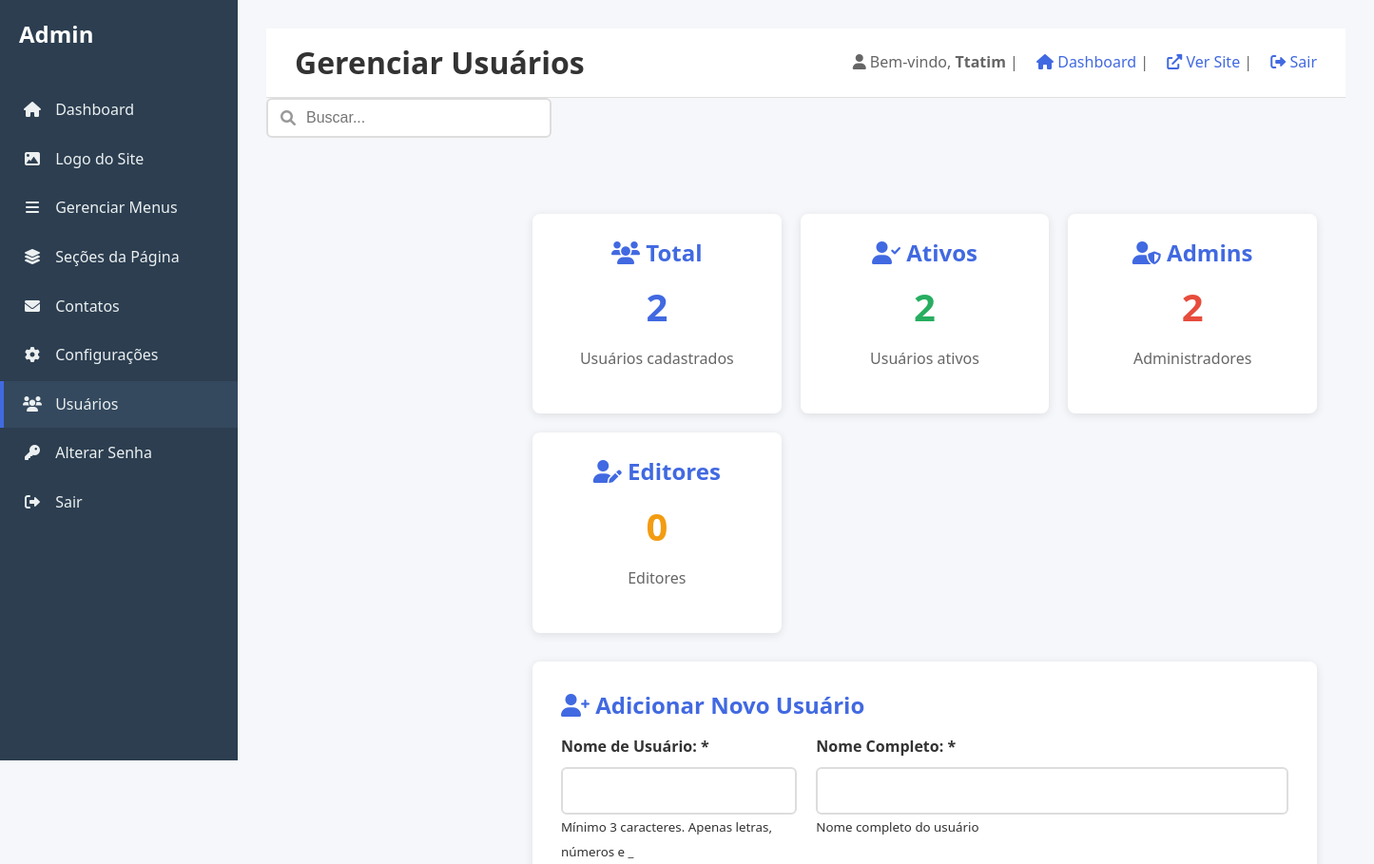
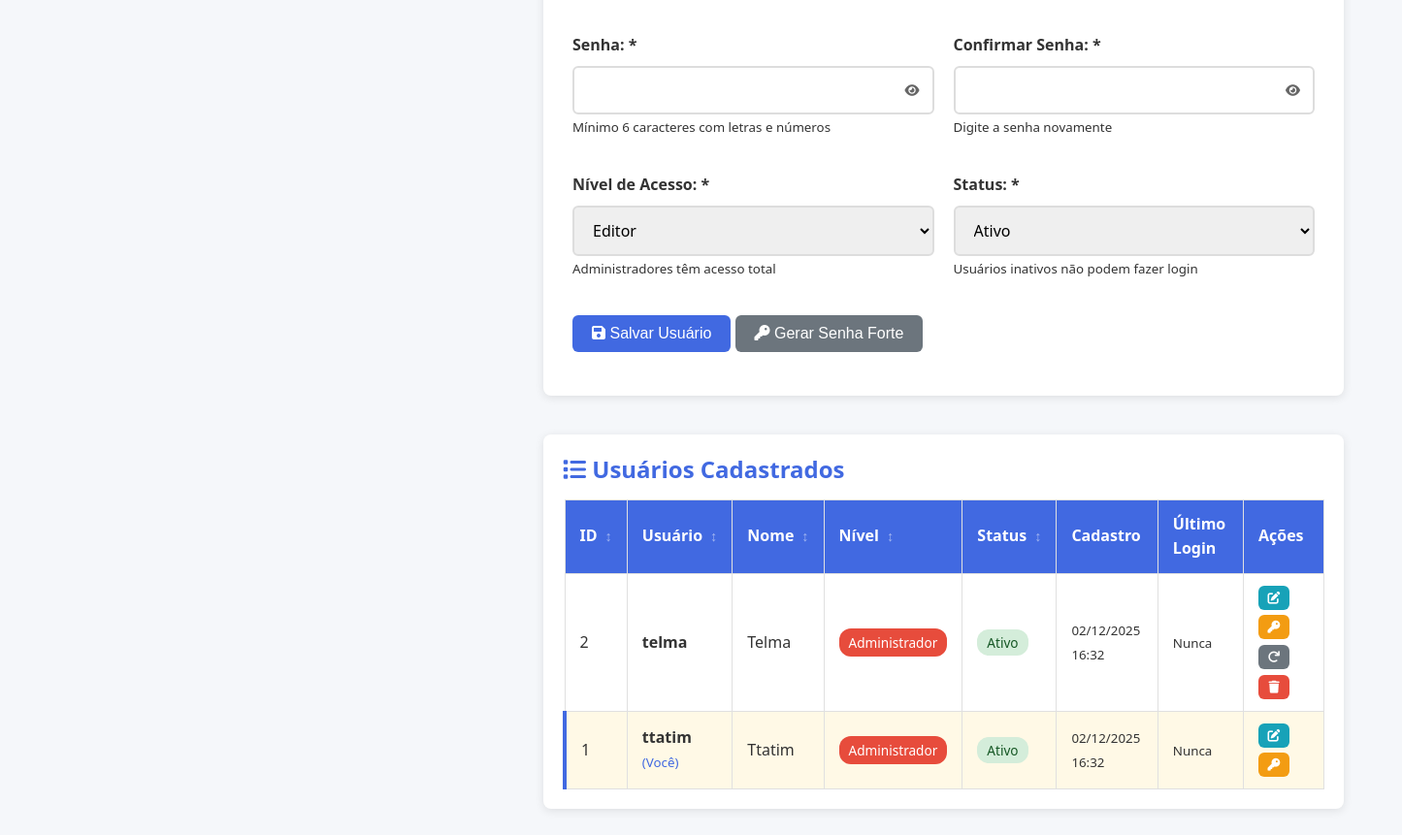
The app's page /admin/usuarios.php (signed in) with its own data (2 pictures, top to bottom).
### tables this page shows
CREATE TABLE usuarios (
    id INT AUTO_INCREMENT PRIMARY KEY,
    usuario VARCHAR(50) NOT NULL UNIQUE,
    senha VARCHAR(32) NOT NULL,
    nome VARCHAR(100) NOT NULL,
    nivel ENUM('admin', 'editor') DEFAULT 'editor',
    status ENUM('ativo', 'inativo') DEFAULT 'ativo',
    data_cadastro TIMESTAMP DEFAULT CURRENT_TIMESTAMP,
    ultimo_login TIMESTAMP NULL,
    
    INDEX idx_usuario_status (usuario, status)
);

### admin/usuarios.php (the view, shortened to what this page needs)
<?php
require_once 'header.php';
$usuario_atual_id = $_SESSION['usuario_id'];
$sql_nivel = "SELECT nivel FROM usuarios WHERE id = $usuario_atual_id";
$result_nivel = mysqli_query($conexao, $sql_nivel);
$usuario_nivel = mysqli_fetch_assoc($result_nivel)['nivel'];
$sql = "SELECT id, usuario, nome, nivel, status,
               DATE_FORMAT(data_cadastro, '%d/%m/%Y %H:%i') as data_cadastro_formatada,
               DATE_FORMAT(ultimo_login, '%d/%m/%Y %H:%i') as ultimo_login_formatada
        FROM usuarios
        ORDER BY nivel DESC, nome";
$result = mysqli_query($conexao, $sql);
$usuarios = mysqli_fetch_all($result, MYSQLI_ASSOC);
$total_usuarios = count($usuarios);
$total_ativos = 0;
$total_admins = 0;
foreach ($usuarios as $usuario) {
    if ($usuario['status'] == 'ativo') $total_ativos++;
    if ($usuario['nivel'] == 'admin') $total_admins++;
}
?>
<div class="admin-content">
    <div class="dashboard-cards">
        <div class="card">
            <h3><i class="fas fa-users"></i> Total</h3>
            <p class="numero-grande" style="font-size: 2.5rem; color: #4169E1; margin: 10px 0;">
                <?php echo $total_usuarios; ?>
            </p>
            <p>Usuários cadastrados</p>
        </div>
        <div class="card">
            <h3><i class="fas fa-user-check"></i> Ativos</h3>
            <p class="numero-grande" style="font-size: 2.5rem; color: #27ae60; margin: 10px 0;">
                <?php echo $total_ativos; ?>
            </p>
            <p>Usuários ativos</p>
        </div>
        <div class="card">
            <h3><i class="fas fa-user-shield"></i> Admins</h3>
            <p class="numero-grande" style="font-size: 2.5rem; color: #e74c3c; margin: 10px 0;">
                <?php echo $total_admins; ?>
            </p>
            <p>Administradores</p>
        </div>
        <div class="card">
            <h3><i class="fas fa-user-edit"></i> Editores</h3>
            <p class="numero-grande" style="font-size: 2.5rem; color: #f39c12; margin: 10px 0;">
                <?php echo $total_usuarios - $total_admins; ?>
            </p>
            <p>Editores</p>
        </div>
    </div>
    <div class="form-container" style="margin-top: 30px;">
        <h3><i class="fas fa-user-plus"></i> Adicionar Novo Usuário</h3>
        <form method="POST" id="formAdicionarUsuario" onsubmit="return validarFormulario(this)">
            <div class="form-row" style="display: flex; gap: 20px; flex-wrap: wrap;">
                <div class="form-group" style="flex: 1;">
                    <label>Nome de Usuário: *</label>
                    <input type="text" name="usuario" required
                           minlength="3" maxlength="50"
                           pattern="[a-zA-Z0-9_]+"
                           title="Apenas letras, números e underscore">
                    <small>Mínimo 3 caracteres. Apenas letras, números e _</small>
                </div>
                <div class="form-group" style="flex: 2;">
                    <label>Nome Completo: *</label>
                    <input type="text" name="nome" required
                           minlength="3" maxlength="100">
                    <small>Nome completo do usuário</small>
                </div>
            </div>
            <div class="form-row" style="display: flex; gap: 20px; flex-wrap: wrap;">
                <div class="form-group" style="flex: 1;">
                    <label>Senha: *</label>
                    <div style="position: relative;">
                        <input type="password" name="senha" id="senha" required
                               minlength="6"
                               pattern="^(?=.*[A-Za-z])(?=.*\d).{6,}$"
                               title="Mínimo 6 caracteres com pelo menos uma letra e um número">
                        <button type="button" class="btn-mostrar-senha"
                                onclick="mostrarSenha('senha', this)">
                            <i class="fas fa-eye"></i>
                        </button>
                    </div>
                    <small>Mínimo 6 caracteres com letras e números</small>
                </div>
                <div class="form-group" style="flex: 1;">
                    <label>Confirmar Senha: *</label>
                    <div style="position: relative;">
                        <input type="password" name="confirmar_senha" id="confirmar_senha" required
                               minlength="6">
                        <button type="button" class="btn-mostrar-senha"
                                onclick="mostrarSenha('confirmar_senha', this)">
                            <i class="fas fa-eye"></i>
                        </button>
                    </div>
                    <small>Digite a senha novamente</small>
                </div>
            </div>
            <div class="form-row" style="display: flex; gap: 20px; flex-wrap: wrap;">
                <div class="form-group" style="flex: 1;">
                    <label>Nível de Acesso: *</label>
                    <select name="nivel" required>
                        <option value="editor">Editor</option>
                    </select>
                    <small>Administradores têm acesso total</small>
                </div>
                <div class="form-group" style="flex: 1;">
                    <label>Status: *</label>
                    <select name="status" required>
                        <option value="ativo" selected>Ativo</option>
                    </select>
                    <small>Usuários inativos não podem fazer login</small>
                </div>
            </div>
            <div class="form-group" style="margin-top: 20px;">
                <button type="submit" class="btn btn-primary">
                    <i class="fas fa-save"></i> Salvar Usuário
                </button>
                <button type="button" class="btn btn-secondary" onclick="gerarSenha()">
                    <i class="fas fa-key"></i> Gerar Senha Forte
                </button>
            </div>
        </form>
    </div>
    <div class="table-container" style="margin-top: 40px;">
        <h3><i class="fas fa-list"></i> Usuários Cadastrados</h3>
        <?php if (empty($usuarios)): ?>
            <div class="alert alert-info">
                <i class="fas fa-info-circle"></i> Nenhum usuário cadastrado.
            </div>
        <?php else: ?>
            <table class="data-table">
                <thead>
                    <tr>
                        <th class="sortable">ID</th>
                        <th class="sortable">Usuário</th>
                        <th class="sortable">Nome</th>
                        <th class="sortable">Nível</th>
                        <th class="sortable">Status</th>
                        <th>Cadastro</th>
                        <th>Último Login</th>
                        <th>Ações</th>
                    </tr>
                </thead>
                <tbody>
                    <?php foreach ($usuarios as $usuario):
                        $is_current_user = ($usuario['id'] == $usuario_atual_id);
                    ?>
                    <tr class="<?php echo $is_current_user ? 'current-user' : ''; ?>"
                        style="<?php echo $is_current_user ? 'background: #fff9e6;' : ''; ?>">
                        <td><?php echo $usuario['id']; ?></td>
                        <td>
                            <strong><?php echo htmlspecialchars($usuario['usuario']); ?></strong>
                            <?php if ($is_current_user): ?>
                                <br><small style="color: #4169E1;">(Você)</small>
                            <?php endif; ?>
                        </td>
                        <td><?php echo htmlspecialchars($usuario['nome']); ?></td>
                        <td>
                            <span class="badge nivel-<?php echo $usuario['nivel']; ?>">
                                <?php echo $usuario['nivel'] == 'admin' ? 'Administrador' : 'Editor'; ?>
                            </span>
                        </td>
                        <td>
                            <span class="status-badge status-<?php echo $usuario['status']; ?>">
                                <?php echo $usuario['status'] == 'ativo' ? 'Ativo' : 'Inativo'; ?>
                            </span>
                        </td>
                        <td>
                            <small><?php echo $usuario['data_cadastro_formatada']; ?></small>
                        </td>
                        <td>
                            <small><?php echo $usuario['ultimo_login_formatada'] ?: 'Nunca'; ?></small>
                        </td>
                        <td>
                            <div class="acoes-usuario">
                                <button class="btn btn-small btn-info"
                                        onclick="editarUsuario(<?php echo $usuario['id']; ?>)"
                                        title="Editar Usuário">
                                    <i class="fas fa-edit"></i>
                                </button>
                                <button class="btn btn-small btn-warning"
                                        onclick="alterarSenha(<?php echo $usuario['id']; ?>)"
                                        title="Alterar Senha">
                                    <i class="fas fa-key"></i>
                                </button>
                                <?php if ($usuario_nivel == 'admin' && !$is_current_user): ?>
                                    <form method="POST" style="display: inline;">
                                        <button type="submit" class="btn btn-small btn-secondary"
                                                onclick="return confirm('Resetar senha para o padrão (123456)?')"
                                                title="Resetar Senha para Padrão">
                                            <i class="fas fa-redo"></i>
                                        </button>
                                    </form>
                                <?php endif; ?>
                                <?php if (!$is_current_user): ?>
                                    <form method="POST" style="display: inline;">
                                        <button type="submit" class="btn btn-small btn-danger"
                                                onclick="return confirm('Excluir este usuário permanentemente?')"
                                                title="Excluir Usuário">
                                            <i class="fas fa-trash"></i>
                                        </button>
                                    </form>
                                <?php endif; ?>
                            </div>
                        </td>
                    </tr>
                    <?php endforeach; ?>
                </tbody>
            </table>
        <?php endif; ?>
    </div>
</div>
<?php require_once 'footer.php'; ?>

### css/estilo.css (style rules this page uses)
* { margin: 0; padding: 0; box-sizing: border-box; }
html { scroll-behavior: smooth; }
body { font-family: 'Segoe UI', Tahoma, Geneva, Verdana, sans-serif; line-height: 1.6; color: #333; background-color: #F8F8FF; overflow-x: hidden; }
h1, h2, h3, h4, h5, h6 { font-weight: 600; line-height: 1.3; margin-bottom: 1rem; color: #4169E1; }
h3 { font-size: 1.5rem; }
p { margin-bottom: 1rem; }
.form-group { margin-bottom: 1.5rem; }
.form-group label { display: block; margin-bottom: 0.5rem; font-weight: 600; color: #333; }
.form-group input, .form-group textarea, .form-group select { width: 100%; padding: 12px 15px; border: 2px solid #ddd; border-radius: 6px; font-size: 1rem; font-family: inherit; transition: border-color 0.3s; }
.admin-content { flex: 1; margin-left: 250px; padding: 30px; min-height: 100vh; }
.dashboard-cards { display: grid; grid-template-columns: repeat(auto-fit, minmax(250px, 1fr)); gap: 20px; margin-top: 30px; }
.card { background: white; padding: 25px; border-radius: 8px; box-shadow: 0 2px 10px rgba(0,0,0,0.1); text-align: center; transition: transform 0.3s; }
.card h3 { color: #4169E1; margin-bottom: 10px; }
.card p { color: #666; margin-bottom: 20px; }
.table-container { background: white; padding: 20px; border-radius: 8px; box-shadow: 0 2px 10px rgba(0,0,0,0.1); margin-top: 20px; overflow-x: auto; }
.data-table { width: 100%; border-collapse: collapse; background: white; margin-top: 1rem; }
.data-table th, .data-table td { padding: 12px 15px; border: 1px solid #e0e0e0; text-align: left; }
.data-table th { background-color: #4169E1; color: white; font-weight: 600; position: relative; cursor: pointer; user-select: none; }
.data-table th.sortable::after { content: '↕'; margin-left: 8px; opacity: 0.5; font-size: 0.9em; }
.data-table tr:nth-child(even) { background-color: #f9f9f9; }
.form-container { background: white; padding: 30px; border-radius: 8px; box-shadow: 0 2px 10px rgba(0,0,0,0.1); margin-top: 20px; }
.btn { display: inline-block; padding: 10px 20px; border: none; border-radius: 6px; cursor: pointer; text-decoration: none; font-size: 1rem; font-weight: 500; transition: all 0.3s; text-align: center; }
.btn-primary { background-color: #4169E1; color: white; }
.btn-secondary { background-color: #6c757d; color: white; }
.btn-danger { background-color: #e74c3c; color: white; }
.btn-info { background-color: #17a2b8; color: white; }
.btn-small { padding: 5px 10px; font-size: 0.9rem; }

### admin/usuarios.php (style rules this page uses)
.current-user { border-left: 4px solid #4169E1; }
.badge { display: inline-block; padding: 4px 10px; border-radius: 12px; font-size: 0.85rem; font-weight: 500; }
.badge.nivel-admin { background: #e74c3c; color: white; }
.status-badge { padding: 4px 10px; border-radius: 12px; font-size: 0.85rem; font-weight: 500; }
.status-ativo { background: #d4edda; color: #155724; }
.acoes-usuario { display: flex; gap: 5px; flex-wrap: wrap; }
.btn-mostrar-senha { position: absolute; right: 10px; top: 50%; transform: translateY(-50%); background: none; border: none; color: #666; cursor: pointer; padding: 5px; }
.btn-small { padding: 5px 8px; font-size: 0.8rem; min-width: 32px; }
.btn-warning { background: #f39c12; color: white; }
.numero-grande { font-weight: bold; }
.form-row { margin-bottom: 20px; }
.form-container .form-group { margin-bottom: 15px; }

### records on screen
usuarios: id "2", usuario "telma", nome "Telma", nivel "Administrador", status "Ativo", data_cadastro_formatada "02/12/2025 16:32", ultimo_login_formatada "Nunca"
usuarios: id "1", usuario "ttatim", shows "(Você)", nome "Ttatim", nivel "Administrador", status "Ativo", data_cadastro_formatada "02/12/2025 16:32", ultimo_login_formatada "Nunca"

### other values on screen
$page_title "Gerenciar Usuários"
$_SESSION['usuario_nome'] "Ttatim"
$total_usuarios "2"
$total_ativos "2"
$total_admins "2"
$total_usuarios - $total_admins "0"
